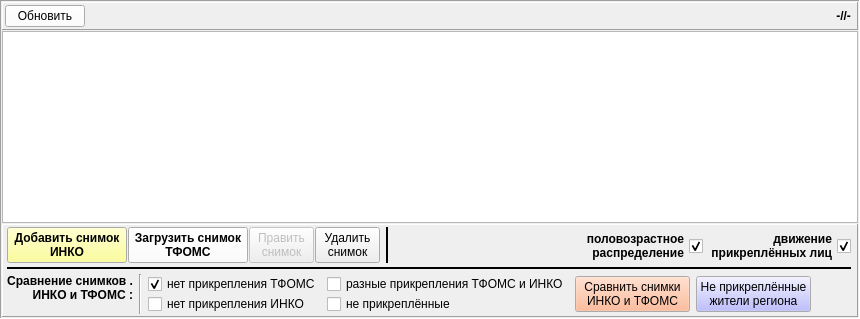
     <widget class="QFrame" name="pan_assiglays">
      <property name="frameShape">
       <enum>QFrame::Panel</enum>
      </property>
      <property name="frameShadow">
       <enum>QFrame::Sunken</enum>
      </property>
      <layout class="QVBoxLayout" name="verticalLayout">
       <property name="spacing">
        <number>1</number>
       </property>
       <property name="leftMargin">
        <number>1</number>
       </property>
       <property name="topMargin">
        <number>1</number>
       </property>
       <property name="rightMargin">
        <number>1</number>
       </property>
       <property name="bottomMargin">
        <number>1</number>
       </property>
       <item>
        <widget class="QFrame" name="pan_assiglays_UP">
         <property name="frameShape">
          <enum>QFrame::Panel</enum>
         </property>
         <property name="frameShadow">
          <enum>QFrame::Raised</enum>
         </property>
         <layout class="QHBoxLayout" name="horizontalLayout">
          <property name="spacing">
           <number>2</number>
          </property>
          <property name="leftMargin">
           <number>2</number>
          </property>
          <property name="topMargin">
           <number>2</number>
          </property>
          <property name="rightMargin">
           <number>2</number>
          </property>
          <property name="bottomMargin">
           <number>2</number>
          </property>
          <item>
           <widget class="QPushButton" name="bn_refresh_assiglays">
            <property name="palette">
             <palette>
              <active>
               <colorrole role="Button">
                <brush brushstyle="SolidPattern">
                 <color alpha="255">
                  <red>255</red>
                  <green>255</green>
                  <blue>255</blue>
                 </color>
                </brush>
               </colorrole>
              </active>
              <inactive>
               <colorrole role="Button">
                <brush brushstyle="SolidPattern">
                 <color alpha="255">
                  <red>255</red>
                  <green>255</green>
                  <blue>255</blue>
                 </color>
                </brush>
               </colorrole>
              </inactive>
              <disabled>
               <colorrole role="Button">
                <brush brushstyle="SolidPattern">
                 <color alpha="255">
                  <red>255</red>
                  <green>255</green>
                  <blue>255</blue>
                 </color>
                </brush>
               </colorrole>
              </disabled>
             </palette>
            </property>
            <property name="text">
             <string>Обновить</string>
            </property>
           </widget>
          </item>
          <item>
           <spacer name="horizontalSpacer">
            <property name="orientation">
             <enum>Qt::Horizontal</enum>
            </property>
            <property name="sizeHint" stdset="0">
             <size>
              <width>40</width>
              <height>20</height>
             </size>
            </property>
           </spacer>
          </item>
          <item>
           <widget class="QLabel" name="lab_cnt">
            <property name="font">
             <font>
              <weight>75</weight>
              <bold>true</bold>
             </font>
            </property>
            <property name="text">
             <string> -//- </string>
            </property>
           </widget>
          </item>
         </layout>
        </widget>
       </item>
       <item>
        <widget class="QTableView" name="tab_assiglays">
         <property name="selectionMode">
          <enum>QAbstractItemView::SingleSelection</enum>
         </property>
         <property name="selectionBehavior">
          <enum>QAbstractItemView::SelectRows</enum>
         </property>
         <attribute name="horizontalHeaderMinimumSectionSize">
          <number>20</number>
         </attribute>
         <attribute name="verticalHeaderDefaultSectionSize">
          <number>20</number>
         </attribute>
         <attribute name="verticalHeaderMinimumSectionSize">
          <number>20</number>
         </attribute>
        </widget>
       </item>
       <item>
        <widget class="QFrame" name="pan_assiglays_DN">
         <property name="frameShape">
          <enum>QFrame::Panel</enum>
         </property>
         <property name="frameShadow">
          <enum>QFrame::Raised</enum>
         </property>
         <layout class="QGridLayout" name="gridLayout">
          <property name="leftMargin">
           <number>4</number>
          </property>
          <property name="topMargin">
           <number>2</number>
          </property>
          <property name="rightMargin">
           <number>6</number>
          </property>
          <property name="bottomMargin">
           <number>2</number>
          </property>
          <property name="horizontalSpacing">
           <number>1</number>
          </property>
          <property name="verticalSpacing">
           <number>2</number>
          </property>
          <item row="0" column="0" rowspan="2">
           <widget class="QPushButton" name="bn_add_inko">
            <property name="minimumSize">
             <size>
              <width>120</width>
              <height>0</height>
             </size>
            </property>
            <property name="palette">
             <palette>
              <active>
               <colorrole role="Button">
                <brush brushstyle="SolidPattern">
                 <color alpha="255">
                  <red>255</red>
                  <green>255</green>
                  <blue>127</blue>
                 </color>
                </brush>
               </colorrole>
              </active>
              <inactive>
               <colorrole role="Button">
                <brush brushstyle="SolidPattern">
                 <color alpha="255">
                  <red>255</red>
                  <green>255</green>
                  <blue>127</blue>
                 </color>
                </brush>
               </colorrole>
              </inactive>
              <disabled>
               <colorrole role="Button">
                <brush brushstyle="SolidPattern">
                 <color alpha="255">
                  <red>255</red>
                  <green>255</green>
                  <blue>127</blue>
                 </color>
                </brush>
               </colorrole>
              </disabled>
             </palette>
            </property>
            <property name="font">
             <font>
              <weight>75</weight>
              <bold>true</bold>
             </font>
            </property>
            <property name="text">
             <string>Добавить снимок
ИНКО</string>
            </property>
           </widget>
          </item>
          <item row="0" column="1" rowspan="2">
           <widget class="QPushButton" name="bn_add_tfoms">
            <property name="minimumSize">
             <size>
              <width>120</width>
              <height>0</height>
             </size>
            </property>
            <property name="palette">
             <palette>
              <active>
               <colorrole role="Button">
                <brush brushstyle="SolidPattern">
                 <color alpha="255">
                  <red>255</red>
                  <green>255</green>
                  <blue>255</blue>
                 </color>
                </brush>
               </colorrole>
              </active>
              <inactive>
               <colorrole role="Button">
                <brush brushstyle="SolidPattern">
                 <color alpha="255">
                  <red>255</red>
                  <green>255</green>
                  <blue>255</blue>
                 </color>
                </brush>
               </colorrole>
              </inactive>
              <disabled>
               <colorrole role="Button">
                <brush brushstyle="SolidPattern">
                 <color alpha="255">
                  <red>255</red>
                  <green>255</green>
                  <blue>255</blue>
                 </color>
                </brush>
               </colorrole>
              </disabled>
             </palette>
            </property>
            <property name="font">
             <font>
              <weight>75</weight>
              <bold>true</bold>
             </font>
            </property>
            <property name="text">
             <string>Загрузить снимок
ТФОМС</string>
            </property>
           </widget>
          </item>
          <item row="1" column="9">
           <widget class="QCheckBox" name="ch_show_moves">
            <property name="minimumSize">
             <size>
              <width>140</width>
              <height>0</height>
             </size>
            </property>
            <property name="font">
             <font>
              <weight>75</weight>
              <bold>true</bold>
             </font>
            </property>
            <property name="layoutDirection">
             <enum>Qt::RightToLeft</enum>
            </property>
            <property name="text">
             <string>движение 
прикреплённых лиц</string>
            </property>
            <property name="checked">
             <bool>true</bool>
            </property>
           </widget>
          </item>
          <item row="1" column="8">
           <widget class="QCheckBox" name="ch_show_sexages">
            <property name="minimumSize">
             <size>
              <width>120</width>
              <height>0</height>
             </size>
            </property>
            <property name="font">
             <font>
              <weight>75</weight>
              <bold>true</bold>
             </font>
            </property>
            <property name="layoutDirection">
             <enum>Qt::RightToLeft</enum>
            </property>
            <property name="text">
             <string>половозрастное 
распределение</string>
            </property>
            <property name="checked">
             <bool>true</bool>
            </property>
           </widget>
          </item>
          <item row="0" column="3" rowspan="2">
           <widget class="QPushButton" name="bn_delete_assiglay">
            <property name="enabled">
             <bool>true</bool>
            </property>
            <property name="minimumSize">
             <size>
              <width>65</width>
              <height>0</height>
             </size>
            </property>
            <property name="maximumSize">
             <size>
              <width>65</width>
              <height>16777215</height>
             </size>
            </property>
            <property name="text">
             <string>Удалить
снимок</string>
            </property>
           </widget>
          </item>
          <item row="0" column="2" rowspan="2">
           <widget class="QPushButton" name="bn_edit_assiglay">
            <property name="enabled">
             <bool>false</bool>
            </property>
            <property name="minimumSize">
             <size>
              <width>65</width>
              <height>0</height>
             </size>
            </property>
            <property name="maximumSize">
             <size>
              <width>65</width>
              <height>16777215</height>
             </size>
            </property>
            <property name="text">
             <string>Править
снимок</string>
            </property>
           </widget>
          </item>
          <item row="0" column="5" rowspan="2">
           <widget class="Line" name="line_5">
            <property name="minimumSize">
             <size>
              <width>10</width>
              <height>0</height>
             </size>
            </property>
            <property name="frameShadow">
             <enum>QFrame::Plain</enum>
            </property>
            <property name="lineWidth">
             <number>2</number>
            </property>
            <property name="orientation">
             <enum>Qt::Vertical</enum>
            </property>
           </widget>
          </item>
          <item row="1" column="6">
           <spacer name="horizontalSpacer_3">
            <property name="orientation">
             <enum>Qt::Horizontal</enum>
            </property>
            <property name="sizeHint" stdset="0">
             <size>
              <width>40</width>
              <height>20</height>
             </size>
            </property>
           </spacer>
          </item>
          <item row="3" column="0" colspan="10">
           <layout class="QGridLayout" name="gridLayout_2">
            <property name="leftMargin">
             <number>0</number>
            </property>
            <property name="topMargin">
             <number>0</number>
            </property>
            <property name="rightMargin">
             <number>0</number>
            </property>
            <property name="bottomMargin">
             <number>0</number>
            </property>
            <property name="horizontalSpacing">
             <number>6</number>
            </property>
            <property name="verticalSpacing">
             <number>0</number>
            </property>
            <item row="0" column="6" rowspan="2">
             <spacer name="horizontalSpacer_4">
              <property name="orientation">
               <enum>Qt::Horizontal</enum>
              </property>
              <property name="sizeHint" stdset="0">
               <size>
                <width>40</width>
                <height>20</height>
               </size>
              </property>
             </spacer>
            </item>
            <item row="0" column="4" rowspan="2">
             <widget class="QPushButton" name="bn_match_assiglays">
              <property name="enabled">
               <bool>true</bool>
              </property>
              <property name="minimumSize">
               <size>
                <width>115</width>
                <height>0</height>
               </size>
              </property>
              <property name="maximumSize">
               <size>
                <width>110</width>
                <height>16777215</height>
               </size>
              </property>
              <property name="palette">
               <palette>
                <active>
                 <colorrole role="Button">
                  <brush brushstyle="SolidPattern">
                   <color alpha="255">
                    <red>255</red>
                    <green>170</green>
                    <blue>127</blue>
                   </color>
                  </brush>
                 </colorrole>
                </active>
                <inactive>
                 <colorrole role="Button">
                  <brush brushstyle="SolidPattern">
                   <color alpha="255">
                    <red>255</red>
                    <green>170</green>
                    <blue>127</blue>
                   </color>
                  </brush>
                 </colorrole>
                </inactive>
                <disabled>
                 <colorrole role="Button">
                  <brush brushstyle="SolidPattern">
                   <color alpha="255">
                    <red>255</red>
                    <green>170</green>
                    <blue>127</blue>
                   </color>
                  </brush>
                 </colorrole>
                </disabled>
               </palette>
              </property>
              <property name="text">
               <string>Сравнить снимки
ИНКО и ТФОМС</string>
              </property>
             </widget>
            </item>
            <item row="1" column="3">
             <widget class="QCheckBox" name="ch_unassigned">
              <property name="text">
               <string>не прикреплённые</string>
              </property>
             </widget>
            </item>
            <item row="1" column="2">
             <widget class="QCheckBox" name="ch_match_inko">
              <property name="text">
               <string>нет прикрепления ИНКО</string>
              </property>
             </widget>
            </item>
            <item row="0" column="2">
             <widget class="QCheckBox" name="ch_match_fond">
              <property name="text">
               <string>нет прикрепления ТФОМС</string>
              </property>
              <property name="checked">
               <bool>true</bool>
              </property>
             </widget>
            </item>
            <item row="0" column="0" rowspan="2">
             <widget class="QLabel" name="label_2">
              <property name="font">
               <font>
                <weight>75</weight>
                <bold>true</bold>
               </font>
              </property>
              <property name="text">
               <string>Сравнение снимков .
ИНКО и ТФОМС :</string>
              </property>
              <property name="alignment">
               <set>Qt::AlignRight|Qt::AlignTop|Qt::AlignTrailing</set>
              </property>
             </widget>
            </item>
            <item row="0" column="3">
             <widget class="QCheckBox" name="ch_diff_assig">
              <property name="text">
               <string>разные прикрепления ТФОМС и ИНКО</string>
              </property>
             </widget>
            </item>
            <item row="0" column="1" rowspan="2">
             <widget class="Line" name="line_7">
              <property name="orientation">
               <enum>Qt::Vertical</enum>
              </property>
             </widget>
            </item>
            <item row="0" column="5" rowspan="2">
             <widget class="QPushButton" name="bn_match_unassig">
              <property name="enabled">
               <bool>true</bool>
              </property>
              <property name="minimumSize">
               <size>
                <width>115</width>
                <height>0</height>
               </size>
              </property>
              <property name="maximumSize">
               <size>
                <width>110</width>
                <height>16777215</height>
               </size>
              </property>
              <property name="palette">
               <palette>
                <active>
                 <colorrole role="Button">
                  <brush brushstyle="SolidPattern">
                   <color alpha="255">
                    <red>170</red>
                    <green>170</green>
                    <blue>255</blue>
                   </color>
                  </brush>
                 </colorrole>
                </active>
                <inactive>
                 <colorrole role="Button">
                  <brush brushstyle="SolidPattern">
                   <color alpha="255">
                    <red>170</red>
                    <green>170</green>
                    <blue>255</blue>
                   </color>
                  </brush>
                 </colorrole>
                </inactive>
                <disabled>
                 <colorrole role="Button">
                  <brush brushstyle="SolidPattern">
                   <color alpha="255">
                    <red>170</red>
                    <green>170</green>
                    <blue>255</blue>
                   </color>
                  </brush>
                 </colorrole>
                </disabled>
               </palette>
              </property>
              <property name="text">
               <string>Не прикреплённые
жители региона</string>
              </property>
             </widget>
            </item>
           </layout>
          </item>
          <item row="2" column="0" colspan="10">
           <widget class="Line" name="line_6">
            <property name="minimumSize">
             <size>
              <width>0</width>
              <height>7</height>
             </size>
            </property>
            <property name="frameShadow">
             <enum>QFrame::Plain</enum>
            </property>
            <property name="lineWidth">
             <number>2</number>
            </property>
            <property name="orientation">
             <enum>Qt::Horizontal</enum>
            </property>
           </widget>
          </item>
         </layout>
        </widget>
       </item>
      </layout>
     </widget>
